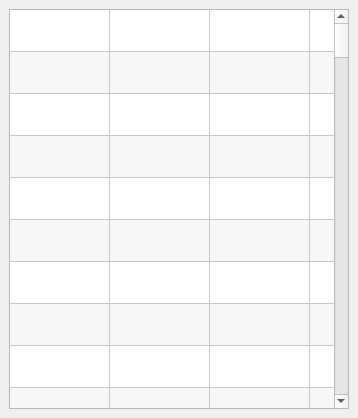
     <widget class="QStackedWidget" name="stackedWidget">
      <property name="currentIndex">
       <number>0</number>
      </property>
      <widget class="QWidget" name="page1">
       <layout class="QGridLayout" name="gridLayout_2">
        <item row="0" column="0">
         <widget class="SubtitlesTable" name="subTable">
          <property name="enabled">
           <bool>true</bool>
          </property>
          <property name="sizePolicy">
           <sizepolicy hsizetype="MinimumExpanding" vsizetype="MinimumExpanding">
            <horstretch>0</horstretch>
            <verstretch>0</verstretch>
           </sizepolicy>
          </property>
          <property name="minimumSize">
           <size>
            <width>340</width>
            <height>400</height>
           </size>
          </property>
          <property name="contextMenuPolicy">
           <enum>Qt::CustomContextMenu</enum>
          </property>
          <property name="frameShape">
           <enum>QFrame::StyledPanel</enum>
          </property>
          <property name="frameShadow">
           <enum>QFrame::Sunken</enum>
          </property>
          <property name="verticalScrollBarPolicy">
           <enum>Qt::ScrollBarAsNeeded</enum>
          </property>
          <property name="horizontalScrollBarPolicy">
           <enum>Qt::ScrollBarAlwaysOff</enum>
          </property>
          <property name="editTriggers">
           <set>QAbstractItemView::NoEditTriggers</set>
          </property>
          <property name="alternatingRowColors">
           <bool>true</bool>
          </property>
          <property name="selectionBehavior">
           <enum>QAbstractItemView::SelectRows</enum>
          </property>
          <property name="showGrid">
           <bool>true</bool>
          </property>
          <property name="gridStyle">
           <enum>Qt::SolidLine</enum>
          </property>
          <property name="wordWrap">
           <bool>false</bool>
          </property>
          <property name="rowCount">
           <number>100</number>
          </property>
          <property name="columnCount">
           <number>7</number>
          </property>
          <attribute name="horizontalHeaderVisible">
           <bool>false</bool>
          </attribute>
          <attribute name="horizontalHeaderCascadingSectionResizes">
           <bool>false</bool>
          </attribute>
          <attribute name="horizontalHeaderDefaultSectionSize">
           <number>100</number>
          </attribute>
          <attribute name="horizontalHeaderHighlightSections">
           <bool>true</bool>
          </attribute>
          <attribute name="horizontalHeaderMinimumSectionSize">
           <number>0</number>
          </attribute>
          <attribute name="horizontalHeaderStretchLastSection">
           <bool>true</bool>
          </attribute>
          <attribute name="verticalHeaderVisible">
           <bool>false</bool>
          </attribute>
          <attribute name="verticalHeaderDefaultSectionSize">
           <number>42</number>
          </attribute>
          <attribute name="verticalHeaderMinimumSectionSize">
           <number>42</number>
          </attribute>
          <row/>
          <row/>
          <row/>
          <row/>
          <row/>
          <row/>
          <row/>
          <row/>
          <row/>
          <row/>
          <row/>
          <row/>
          <row/>
          <row/>
          <row/>
          <row/>
          <row/>
          <row/>
          <row/>
          <row/>
          <row/>
          <row/>
          <row/>
          <row/>
          <row/>
          <row/>
          <row/>
          <row/>
          <row/>
          <row/>
          <row/>
          <row/>
          <row/>
          <row/>
          <row/>
          <row/>
          <row/>
          <row/>
          <row/>
          <row/>
          <row/>
          <row/>
          <row/>
          <row/>
          <row/>
          <row/>
          <row/>
          <row/>
          <row/>
          <row/>
          <row/>
          <row/>
          <row/>
          <row/>
          <row/>
          <row/>
          <row/>
          <row/>
          <row/>
          <row/>
          <row/>
          <row/>
          <row/>
          <row/>
          <row/>
          <row/>
          <row/>
          <row/>
          <row/>
          <row/>
          <row/>
          <row/>
          <row/>
          <row/>
          <row/>
          <row/>
          <row/>
          <row/>
          <row/>
          <row/>
          <row/>
          <row/>
          <row/>
          <row/>
          <row/>
          <row/>
          <row/>
          <row/>
          <row/>
          <row/>
          <row/>
          <row/>
          <row/>
          <row/>
          <row/>
          <row/>
          <row/>
          <row/>
          <row/>
          <row/>
          <column>
           <property name="text">
            <string>   #   </string>
           </property>
           <property name="textAlignment">
            <set>AlignHCenter|AlignVCenter|AlignCenter</set>
           </property>
          </column>
          <column>
           <property name="text">
            <string>    Start time    </string>
           </property>
           <property name="textAlignment">
            <set>AlignHCenter|AlignVCenter|AlignCenter</set>
           </property>
          </column>
          <column>
           <property name="text">
            <string>    End time    </string>
           </property>
           <property name="textAlignment">
            <set>AlignHCenter|AlignVCenter|AlignCenter</set>
           </property>
          </column>
          <column>
           <property name="text">
            <string>     Duration     </string>
           </property>
           <property name="textAlignment">
            <set>AlignHCenter|AlignVCenter|AlignCenter</set>
           </property>
          </column>
          <column>
           <property name="text">
            <string>Char</string>
           </property>
           <property name="textAlignment">
            <set>AlignHCenter|AlignVCenter|AlignCenter</set>
           </property>
          </column>
          <column>
           <property name="text">
            <string>Char/s</string>
           </property>
           <property name="textAlignment">
            <set>AlignHCenter|AlignVCenter|AlignCenter</set>
           </property>
          </column>
          <column>
           <property name="text">
            <string>Text</string>
           </property>
           <property name="textAlignment">
            <set>AlignHCenter|AlignVCenter|AlignCenter</set>
           </property>
          </column>
         </widget>
        </item>
       </layout>
      </widget>
      <widget class="Settings" name="settings">
       <layout class="QGridLayout" name="gridLayout_3"/>
      </widget>
     </widget>
